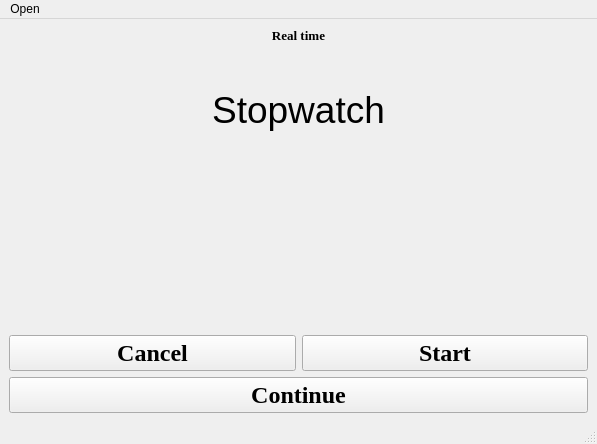
<?xml version="1.0" encoding="UTF-8"?>
<ui version="4.0">
 <class>MainWindow</class>
 <widget class="QMainWindow" name="MainWindow">
  <property name="geometry">
   <rect>
    <x>0</x>
    <y>0</y>
    <width>597</width>
    <height>444</height>
   </rect>
  </property>
  <property name="windowTitle">
   <string>Stopwatch</string>
  </property>
  <property name="styleSheet">
   <string notr="true"> qApp-&gt;setStyleSheet(&quot;QMainWindow { background-color: yellow }&quot;);</string>
  </property>
  <widget class="QWidget" name="centralwidget">
   <layout class="QVBoxLayout" name="verticalLayout">
    <item>
     <widget class="QLabel" name="label">
      <property name="sizePolicy">
       <sizepolicy hsizetype="Minimum" vsizetype="Fixed">
        <horstretch>0</horstretch>
        <verstretch>0</verstretch>
       </sizepolicy>
      </property>
      <property name="font">
       <font>
        <family>Times New Roman</family>
        <pointsize>10</pointsize>
        <bold>true</bold>
       </font>
      </property>
      <property name="text">
       <string>Real time</string>
      </property>
      <property name="alignment">
       <set>Qt::AlignCenter</set>
      </property>
     </widget>
    </item>
    <item>
     <spacer name="verticalSpacer_2">
      <property name="orientation">
       <enum>Qt::Vertical</enum>
      </property>
      <property name="sizeType">
       <enum>QSizePolicy::Maximum</enum>
      </property>
      <property name="sizeHint" stdset="0">
       <size>
        <width>20</width>
        <height>40</height>
       </size>
      </property>
     </spacer>
    </item>
    <item>
     <widget class="QLabel" name="label_2">
      <property name="font">
       <font>
        <family>Tahoma</family>
        <pointsize>28</pointsize>
        <bold>false</bold>
       </font>
      </property>
      <property name="text">
       <string>Stopwatch</string>
      </property>
      <property name="alignment">
       <set>Qt::AlignCenter</set>
      </property>
     </widget>
    </item>
    <item>
     <spacer name="verticalSpacer_3">
      <property name="orientation">
       <enum>Qt::Vertical</enum>
      </property>
      <property name="sizeHint" stdset="0">
       <size>
        <width>20</width>
        <height>40</height>
       </size>
      </property>
     </spacer>
    </item>
    <item>
     <widget class="QLabel" name="label_time">
      <property name="sizePolicy">
       <sizepolicy hsizetype="Preferred" vsizetype="Preferred">
        <horstretch>0</horstretch>
        <verstretch>0</verstretch>
       </sizepolicy>
      </property>
      <property name="font">
       <font>
        <family>Tahoma</family>
        <pointsize>28</pointsize>
       </font>
      </property>
      <property name="layoutDirection">
       <enum>Qt::LeftToRight</enum>
      </property>
      <property name="text">
       <string/>
      </property>
      <property name="alignment">
       <set>Qt::AlignCenter</set>
      </property>
      <property name="openExternalLinks">
       <bool>false</bool>
      </property>
     </widget>
    </item>
    <item>
     <spacer name="verticalSpacer">
      <property name="orientation">
       <enum>Qt::Vertical</enum>
      </property>
      <property name="sizeType">
       <enum>QSizePolicy::Preferred</enum>
      </property>
      <property name="sizeHint" stdset="0">
       <size>
        <width>20</width>
        <height>80</height>
       </size>
      </property>
     </spacer>
    </item>
    <item>
     <layout class="QHBoxLayout" name="horizontalLayout_2">
      <item>
       <widget class="QPushButton" name="pushButton_2">
        <property name="font">
         <font>
          <family>Times New Roman</family>
          <pointsize>18</pointsize>
          <bold>true</bold>
         </font>
        </property>
        <property name="mouseTracking">
         <bool>false</bool>
        </property>
        <property name="styleSheet">
         <string notr="true">&lt;a class=&quot;buttons&quot; href='#' &gt;Download&lt;/a&gt;</string>
        </property>
        <property name="text">
         <string>Cancel</string>
        </property>
       </widget>
      </item>
      <item>
       <widget class="QPushButton" name="pushButton">
        <property name="sizePolicy">
         <sizepolicy hsizetype="Minimum" vsizetype="Fixed">
          <horstretch>0</horstretch>
          <verstretch>0</verstretch>
         </sizepolicy>
        </property>
        <property name="font">
         <font>
          <family>Times New Roman</family>
          <pointsize>18</pointsize>
          <bold>true</bold>
         </font>
        </property>
        <property name="mouseTracking">
         <bool>false</bool>
        </property>
        <property name="styleSheet">
         <string notr="true">&lt;a class=&quot;buttons&quot; href='#' &gt;Download&lt;/a&gt;</string>
        </property>
        <property name="text">
         <string>Start</string>
        </property>
        <property name="autoDefault">
         <bool>false</bool>
        </property>
       </widget>
      </item>
     </layout>
    </item>
    <item>
     <layout class="QHBoxLayout" name="horizontalLayout">
      <item>
       <widget class="QPushButton" name="pushButton_3">
        <property name="font">
         <font>
          <family>Times New Roman</family>
          <pointsize>18</pointsize>
          <bold>true</bold>
         </font>
        </property>
        <property name="styleSheet">
         <string notr="true">&lt;a class=&quot;buttons&quot; href='#' &gt;Download&lt;/a&gt;</string>
        </property>
        <property name="text">
         <string>Continue</string>
        </property>
       </widget>
      </item>
     </layout>
    </item>
   </layout>
  </widget>
  <widget class="QMenuBar" name="menubar">
   <property name="geometry">
    <rect>
     <x>0</x>
     <y>0</y>
     <width>597</width>
     <height>25</height>
    </rect>
   </property>
   <widget class="QMenu" name="menu">
    <property name="title">
     <string>Open</string>
    </property>
    <addaction name="action"/>
    <addaction name="action_2"/>
   </widget>
   <addaction name="menu"/>
  </widget>
  <widget class="QStatusBar" name="statusbar"/>
  <action name="action">
   <property name="icon">
    <iconset>
     <normaloff>:/img1/Image/Секундомер.png</normaloff>:/img1/Image/Секундомер.png</iconset>
   </property>
   <property name="text">
    <string>Stopwatch</string>
   </property>
  </action>
  <action name="action_2">
   <property name="icon">
    <iconset>
     <normaloff>:/img1/Image/Таймер.png</normaloff>:/img1/Image/Таймер.png</iconset>
   </property>
   <property name="text">
    <string>Timer</string>
   </property>
  </action>
  <action name="actionWorld_Time">
   <property name="text">
    <string>World Time</string>
   </property>
  </action>
 </widget>
 <resources/>
 <connections/>
</ui>
